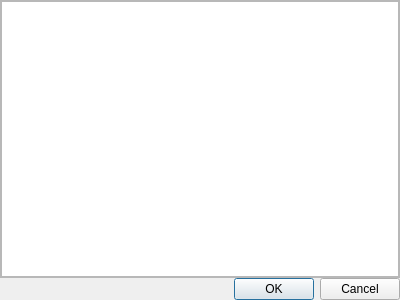
<?xml version="1.0" encoding="UTF-8"?>
<ui version="4.0">
 <class>Dialog</class>
 <widget class="QDialog" name="Dialog">
  <property name="geometry">
   <rect>
    <x>0</x>
    <y>0</y>
    <width>400</width>
    <height>300</height>
   </rect>
  </property>
  <property name="windowTitle">
   <string>Dialog</string>
  </property>
  <layout class="QGridLayout" name="gridLayout">
   <property name="leftMargin">
    <number>0</number>
   </property>
   <property name="topMargin">
    <number>0</number>
   </property>
   <property name="rightMargin">
    <number>0</number>
   </property>
   <property name="bottomMargin">
    <number>0</number>
   </property>
   <property name="spacing">
    <number>0</number>
   </property>
   <item row="0" column="0">
    <widget class="QScrollArea" name="scrollArea">
     <property name="widgetResizable">
      <bool>true</bool>
     </property>
     <widget class="QWidget" name="scrollAreaWidgetContents">
      <property name="geometry">
       <rect>
        <x>0</x>
        <y>0</y>
        <width>396</width>
        <height>262</height>
       </rect>
      </property>
      <layout class="QVBoxLayout" name="verticalLayout">
       <property name="spacing">
        <number>0</number>
       </property>
       <property name="leftMargin">
        <number>0</number>
       </property>
       <property name="topMargin">
        <number>0</number>
       </property>
       <property name="rightMargin">
        <number>0</number>
       </property>
       <property name="bottomMargin">
        <number>0</number>
       </property>
       <item>
        <widget class="NodeTreeView" name="treeView"/>
       </item>
      </layout>
     </widget>
    </widget>
   </item>
   <item row="1" column="0">
    <widget class="QDialogButtonBox" name="buttonBox">
     <property name="orientation">
      <enum>Qt::Horizontal</enum>
     </property>
     <property name="standardButtons">
      <set>QDialogButtonBox::Cancel|QDialogButtonBox::Ok</set>
     </property>
    </widget>
   </item>
  </layout>
 </widget>
 <customwidgets>
  <customwidget>
   <class>NodeTreeView</class>
   <extends>QTreeView</extends>
   <header>nodetreeview.h</header>
  </customwidget>
 </customwidgets>
 <resources/>
 <connections>
  <connection>
   <sender>buttonBox</sender>
   <signal>accepted()</signal>
   <receiver>Dialog</receiver>
   <slot>accept()</slot>
   <hints>
    <hint type="sourcelabel">
     <x>248</x>
     <y>254</y>
    </hint>
    <hint type="destinationlabel">
     <x>157</x>
     <y>274</y>
    </hint>
   </hints>
  </connection>
  <connection>
   <sender>buttonBox</sender>
   <signal>rejected()</signal>
   <receiver>Dialog</receiver>
   <slot>reject()</slot>
   <hints>
    <hint type="sourcelabel">
     <x>316</x>
     <y>260</y>
    </hint>
    <hint type="destinationlabel">
     <x>286</x>
     <y>274</y>
    </hint>
   </hints>
  </connection>
 </connections>
</ui>
